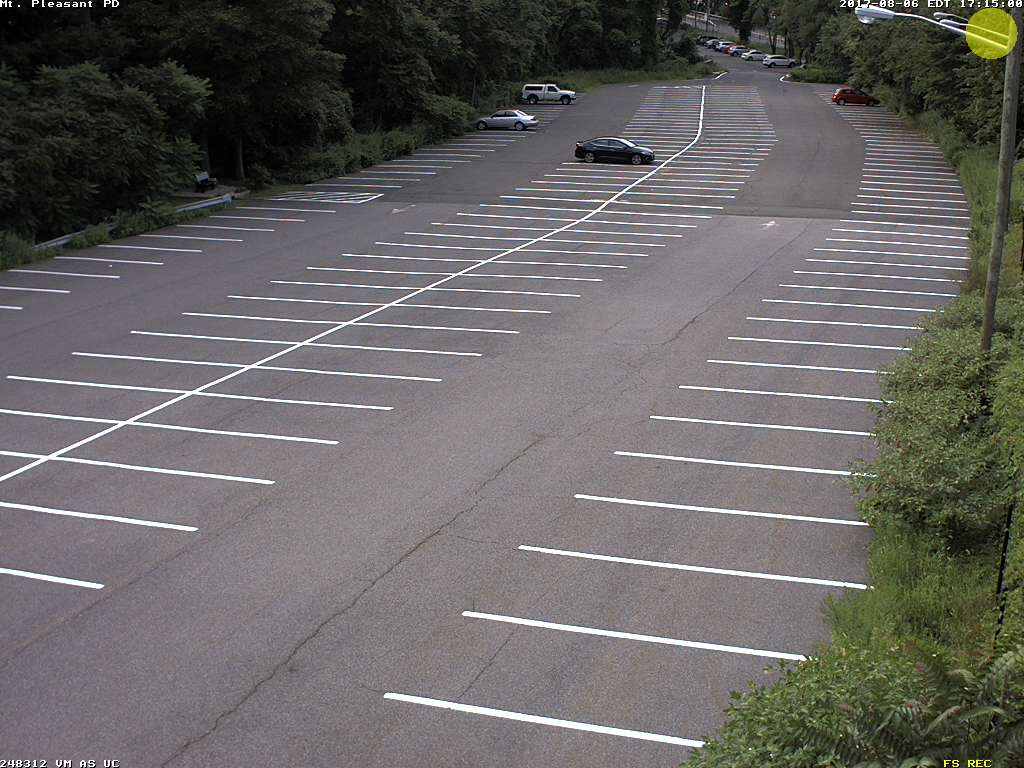
#> input picture CasperIm/emptyLot/image0.jpg, 1024 x 768 px; its folder holds only this picture in this run
$ python -i utils.py   (imports and definitions only)   (Python 2 division)   (older library calls are emulated)
#> lines starting #> are read from the running program, lines starting #| are printed output that depends on the picture; after the words box and inside, x2 and y2 are one past the last pixel; in counts of white or black regions, pixels touching at a corner belong together
#> further down, picture is the input picture: shape (768, 1024, 3); mean B, G, R 99.3, 101.5, 103.5
### parkingRecognition/preProcessing/Line.py
class Line:

    def __init__(self, x1, x2, y1, y2, model):
        self.x1 = x1
        self.x2 = x2
        self.y1 = y1
        self.y2 = y2
        self.model = model

### parkingRecognition/preProcessing/utils.py
import math
import glob
import pickle
import statistics
import cv2
from pylab import *
from pylab import plt
sys.path.append('../python2.7/site-packages')
from skimage.morphology import skeletonize
from skimage.measure import ransac, LineModelND
from skimage import feature
import numpy as np

from Line import Line

# [37 lines left out: functions getImagesFromDir, cropImagesInDir, getDataMatrix, straightenImage, not called in this run]

def inliers_around_point(skeleton, x, y, win_w, win_h):
    y = int(round(y))
    m, n = 740, 1024
    x1 = max(0, x-win_w)
    x2 = min(n-1, x+win_w)
    y1 = max(0, y-win_h)
    y2 = min(m-1, y+win_h)
    cur_window = skeleton[y1 : y2, x1 : x2]
    return count_nonzero(cur_window)

def crop_lines(model_robust, skeleton, x, y, win_w, win_h):
    i = win_w
    cropped = []
    suspicious_count = 0
    suspicious_inter = 0
    start_x = -1
    isLine = False

    # initialization
    inliers_count = inliers_around_point(skeleton, x[win_w], y[win_w], win_w, win_h)
    if inliers_count > win_w*2-5:
        isLine = True
        start_x = 0
    # find line crops:
    while i < 1024:
        inliers_count = inliers_around_point(skeleton, i, int(y[i]), win_w, win_h) > (win_w*2-5)
        if isLine:
            if inliers_count:
                suspicious_count = 0
                inter_count = inliers_around_point(skeleton, x[i], int(y[i]), 5, 20)
                if inter_count > 30:
                    suspicious_inter+=1
                    if suspicious_inter > 5:
                        suspicious_inter = 0
                        # remove short lines
                        if i - start_x > 50:
                            newLine = Line(start_x, i, y[start_x], y[i], model_robust)
                            cropped.append(Line(start_x, i, y[start_x], y[i], model_robust))
                        start_x = x[i] + 5
                        i += 5
                else:
                    suspicious_inter = 0
            else:
                suspicious_count+=1
                if suspicious_count >= win_w:
                    suspicious_count = 0
                    if x[i] - start_x > 100:
                        cropped.append(Line(start_x, i-win_w, y[start_x], y[i-win_w], model_robust))
                    isLine = False
        else:
            if inliers_count:
                suspicious_count += 1
                if suspicious_count >= win_w:
                    suspicious_count = 0
                    start_x = i-win_w
                    isLine = True
            else:
                suspicious_count = 0
        i+=1
    if isLine and start_x < x.shape[0]:
        cropped.append(Line(start_x, x.shape[0]-1-70, y[start_x], y[(x.shape[0]-1-70)], model_robust))
    return cropped

def lineDetection(img):
    gray = cv2.cvtColor(img, cv2.COLOR_BGR2GRAY)
    edges = feature.canny(gray, sigma=3)
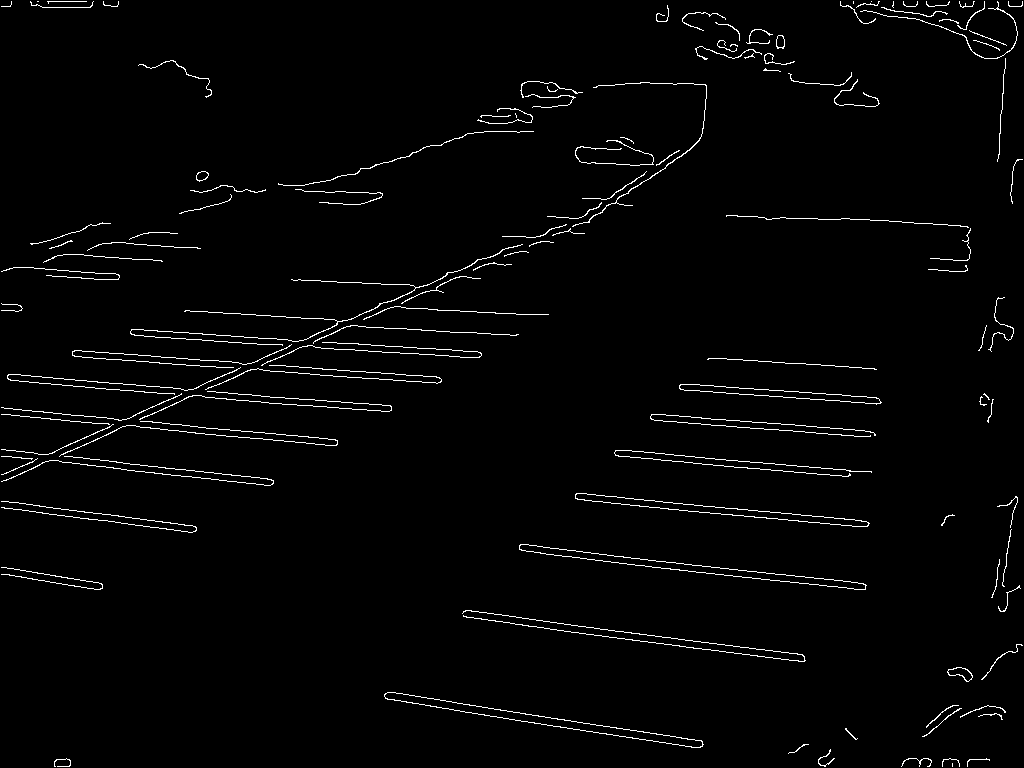
#> edges: shape (768, 1024) bool; 2% white in thin lines or dots
    blur_edges = cv2.blur((edges * 255).astype(np.uint8), (9, 9))
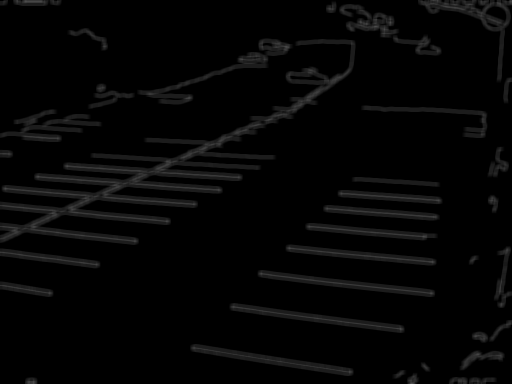
#> blur_edges: shape (768, 1024) (shown at 1/2 size); min 0, max 91, mean 5.1
    _, bin_edges = cv2.threshold(blur_edges, 127, 255, cv2.THRESH_OTSU)
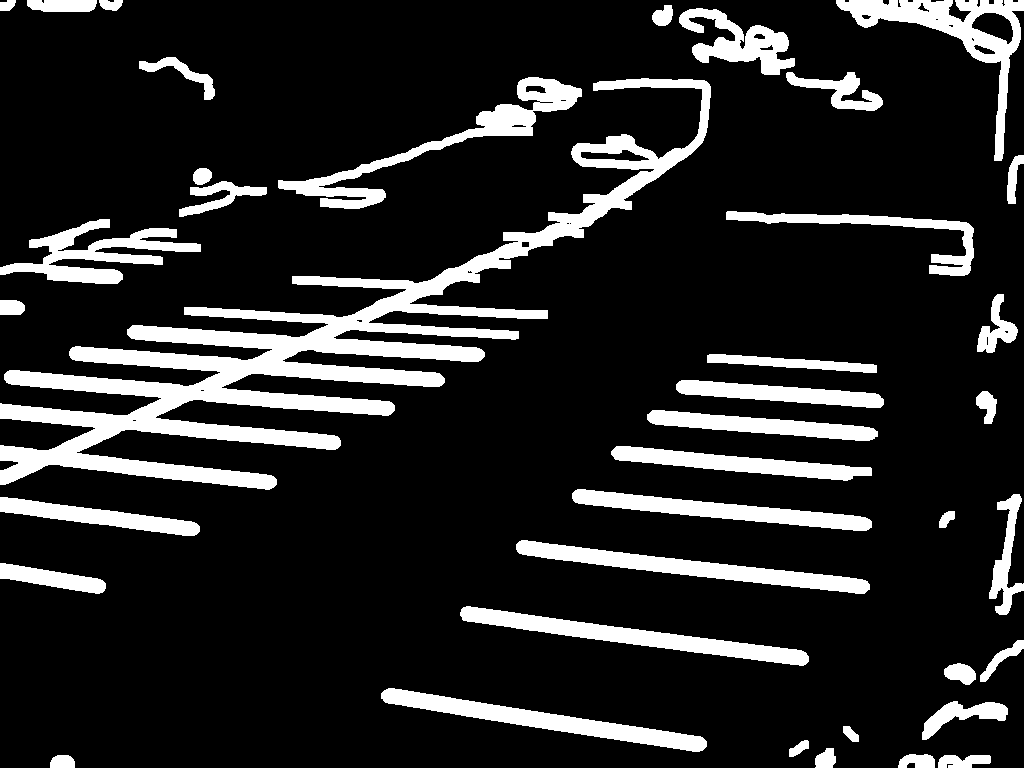
#> bin_edges: shape (768, 1024); 15% white; 39 white regions, largest, box (x1, y1, x2, y2) and area: (0, 78, 711, 490) 44080, (278, 77, 582, 209) 6114, (836, 0, 1024, 161) 5993
    bin_edges = bin_edges > 0
    skeleton = skeletonize(bin_edges.astype(np.uint8))
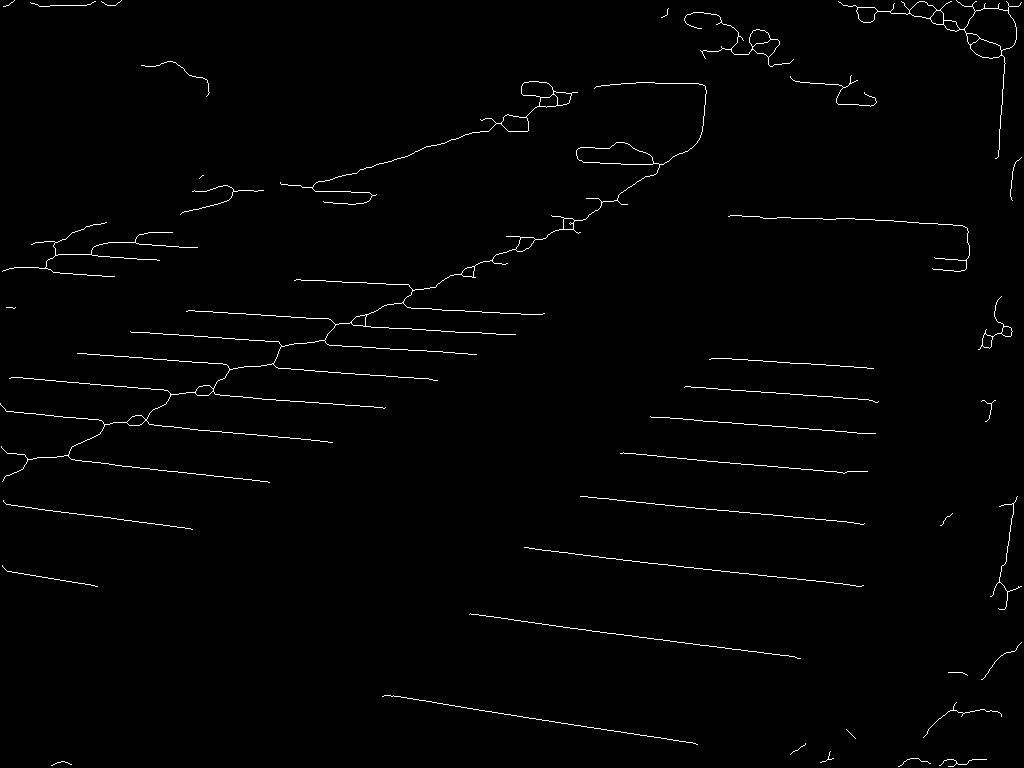
#> skeleton: shape (768, 1024) bool; 1.2% white in thin lines or dots
    edge_pts = np.array(np.nonzero(skeleton), dtype=float).T
#> edge_pts = 9333 pairs, first value 0 to 766, second value 0 to 1021
    edge_pts_xy = edge_pts[:, ::-1]
#> edge_pts_xy = 9333 pairs, first value 0 to 1021, second value 0 to 766

    points_per_line = []
    hor_lines = []
    ver_lines = []

    # get all lines in array
    # model_robust.predict - might be useful to find intersections
    for i in range(25):
        model_robust, inliers = ransac(edge_pts_xy, LineModelND, min_samples=2, residual_threshold=10, max_trials=1000)
        points_per_line += [inliers]

        x1 = np.arange(img.shape[1])
        y1 = model_robust.predict_y(x1)
        y2 = np.arange(img.shape[0])
        x2 = model_robust.predict_x(y2)

        # this is a vertical line
        if np.abs(y1[0] - y1[-1]) > 730 and np.abs(x2[0] - x2[-1]) < 20:
            ver_lines.append(Line(x2[0], x2[-1], y2[0], y2[-1], model_robust))
        # this is a horizontal line
        if np.abs(y1[0] - y1[-1]) < 50 and np.abs(x2[0] - x2[-1]) > 1000:
            cur_lines = crop_lines(model_robust, skeleton, x1, y1, 10, 10)
            # figure('Line Markings')
            # plt.scatter([x.x1 for x in cur_lines], [x.y1 for x in cur_lines], c="g")
            # plt.scatter([x.x2 for x in cur_lines], [x.y2 for x in cur_lines], c="r")
            hor_lines += cur_lines
        edge_pts_xy = edge_pts_xy[~inliers]
#> this loop made 25 passes
    # plt.imshow(skeleton)
    # plt.show()
    return hor_lines, ver_lines

# [8 lines left out: function areNeigbours, not called in this run]

def special_x_sort(line):
    x = line.x1
    return int(math.ceil(x / 100.0)) * 100

# [55 lines left out: function find_parkings, not called in this run]

>>> import cv2
>>> picture = cv2.imread('../../CasperIm/emptyLot/image0.jpg')
>>> result = lineDetection(picture)

$ run again, on CasperIm/emptyLot/image105.jpg
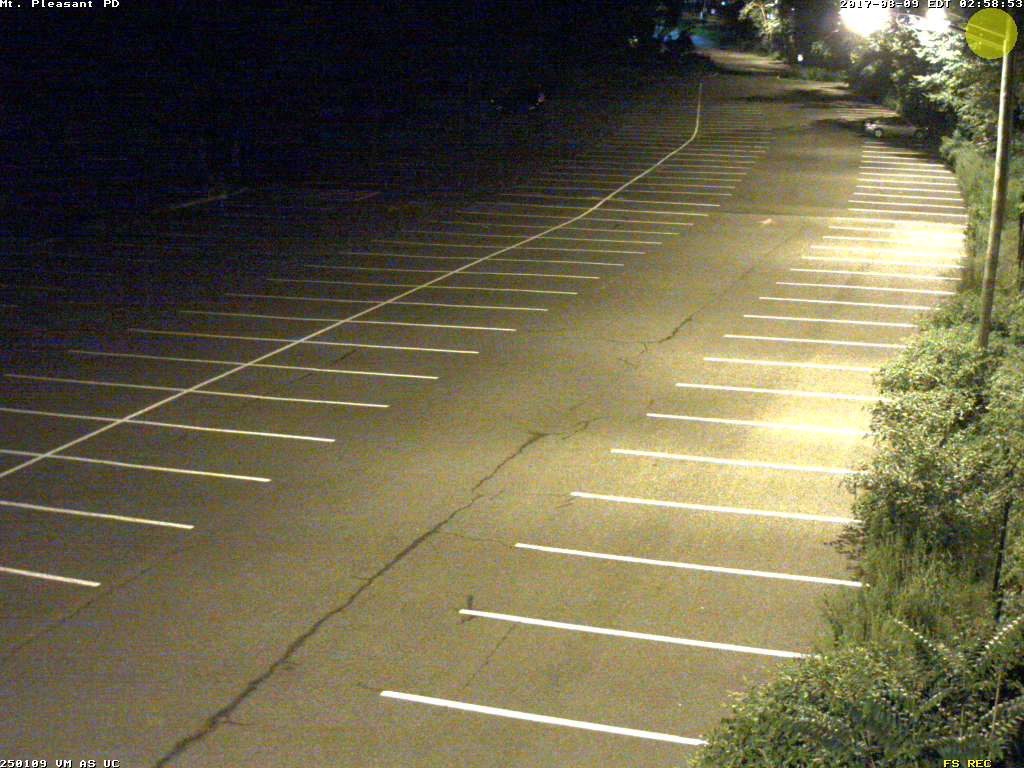
#> input picture CasperIm/emptyLot/image105.jpg, 1024 x 768 px
#> picture is the input picture: shape (768, 1024, 3); mean B, G, R 74.8, 101.4, 107.2
#> in lineDetection, `edges = feature.canny(gray, sigma=3)`:
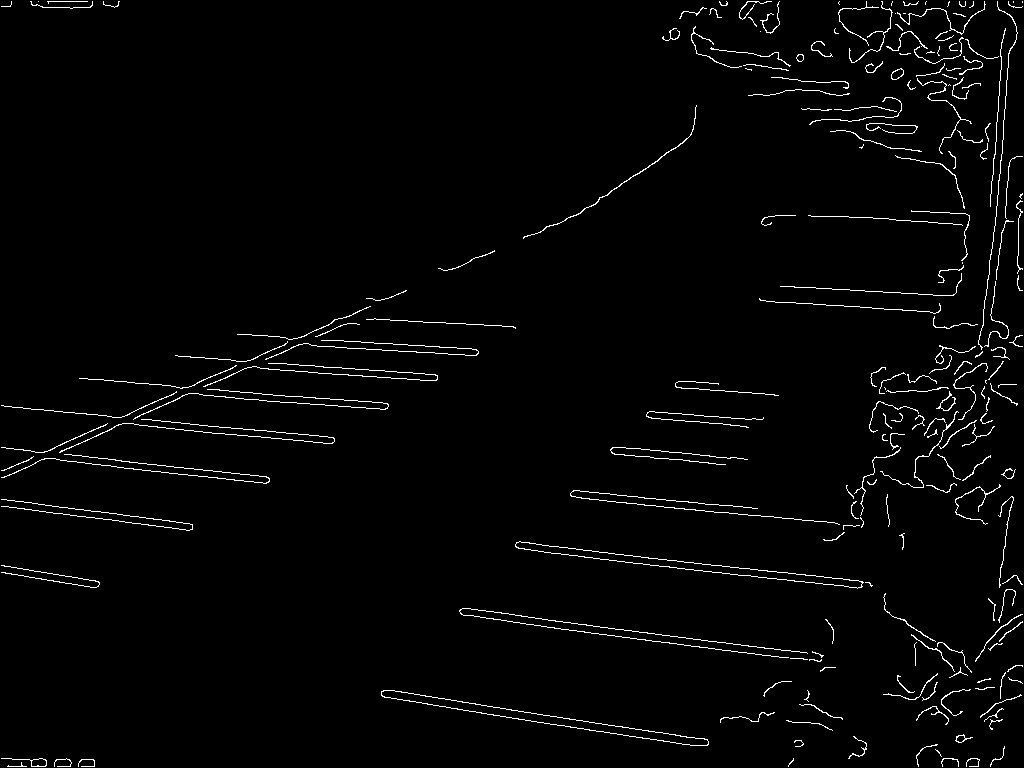
#> edges: shape (768, 1024) bool; 2.1% white in thin lines or dots
#> in lineDetection, `skeleton = skeletonize(bin_edges.astype(np.uint8))`:
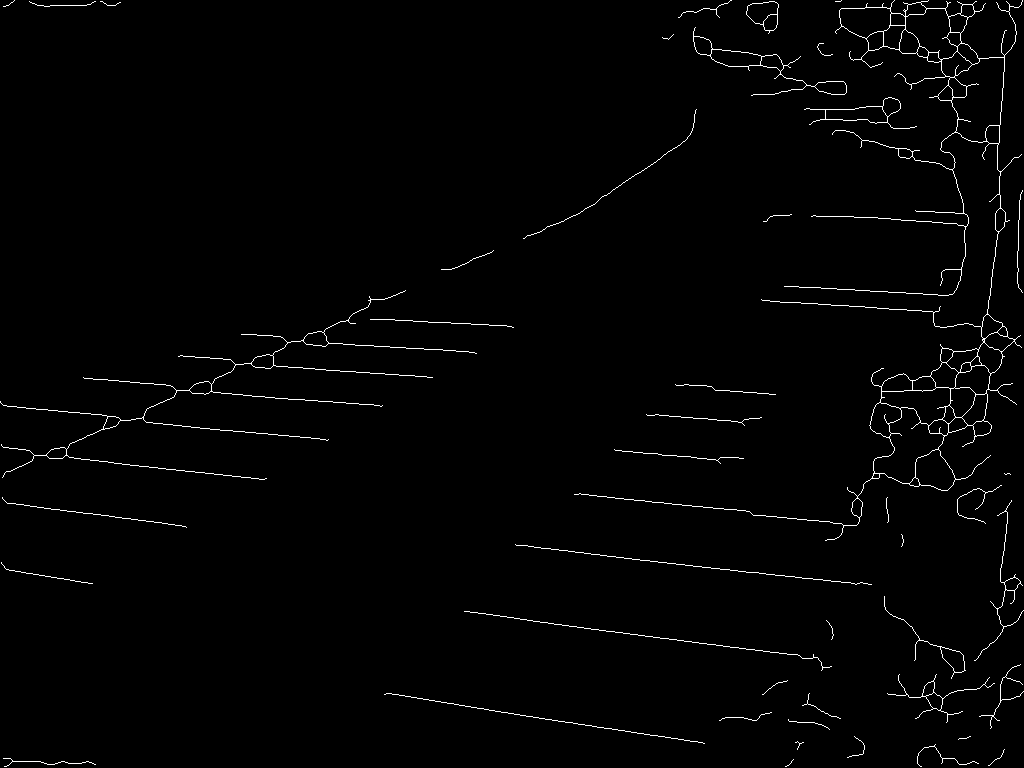
#> skeleton: shape (768, 1024) bool; 1.4% white in thin lines or dots
#> edge_pts = 10793 pairs, first value 0 to 766, second value 0 to 1023
#> edge_pts_xy = 10793 pairs, first value 0 to 1023, second value 0 to 766
#> the loop in lineDetection, `for i in range(25):` made 25 passes
